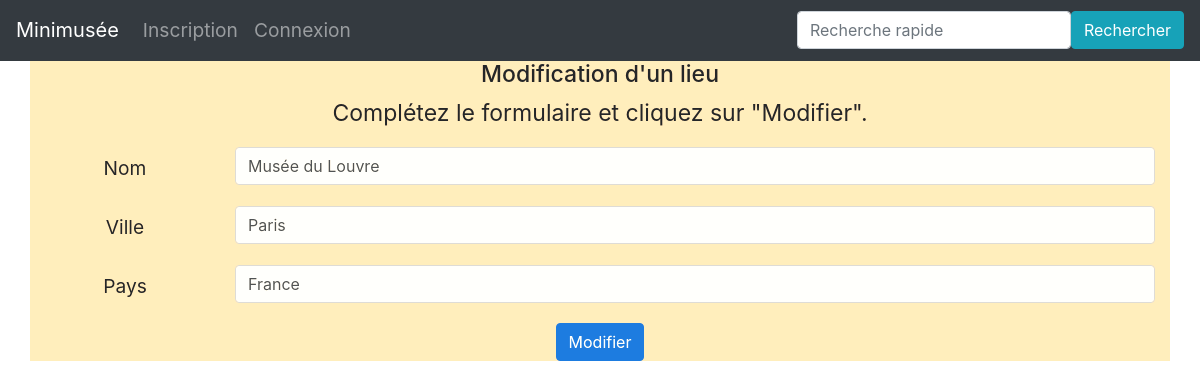
The app's page /modifier_lieu/1 with its own data.
### app/models/donnees.py (models this page shows, shortened)
class Lieu(db.Model):
    __tablename__ = 'Lieu'
    lieu_id = db.Column(db.Integer, unique=True, nullable=False, autoincrement=True, primary_key=True)
    lieu_nom = db.Column(db.Text, nullable=False)
    lieu_ville = db.Column(db.Text)
    lieu_pays = db.Column(db.Text)
    oeuvres = db.relationship("Oeuvre", backref="lieu", lazy="dynamic")

### app/routes/generic.py (the view)
@login_required
@app.route("/modifier_lieu/<int:id_lieu>", methods=["GET", "POST"])
def modifier_lieu(id_lieu):
    lieu = Lieu.query.filter(Lieu.lieu_id == id_lieu).first()
    oeuvres = [Oeuvre.query.filter(Oeuvre.oeuvre_id == oeuvre.oeuvre_id).first() for oeuvre in
                Oeuvre.query.filter(Oeuvre.lieu_conservation == lieu.lieu_id).all()]
    if request.method == "POST":
        statut, donnees = Lieu.modification_lieu(
            nom=request.form.get("nom", None),
            ville=request.form.get("ville", None),
            pays=request.form.get("pays", None),
            id_lieu=id_lieu
        )
        if statut is True:
            flash("Modification effectuée", "success")
            return redirect(url_for("modifier_lieu", id_lieu=id_lieu))
        else:
            flash("Les erreurs suivantes ont été rencontrées : " + ",".join(donnees), "error")
            return render_template("pages/modifier_lieu.html", titre="Modification d'un lieu", lieu=lieu, oeuvres=oeuvres)
    else:
        return render_template("pages/modifier_lieu.html", titre="Modification d'un lieu", lieu=lieu, oeuvres=oeuvres)

### app/templates/pages/modifier_lieu.html (shortened to what this page needs)
{% extends "conteneur.html" %}
{% block corps %}
<h1>Modification d'un lieu</h1>
<p>Complétez le formulaire et cliquez sur "Modifier".</p>
<form class="form" method="POST" action="{{url_for("modifier_lieu", id_lieu=lieu.lieu_id)}}">
  <div class="form-group row">
    <label for="modification-lieu-nom" class="col-sm-2 col-form-label">Nom</label>
    <div class="col-sm-10">
      <input type="text" class="form-control" id="modification-lieu-nom" name="nom" placeholder="Ex. Musée d'Orsay" value="{{lieu.lieu_nom}}">
    </div>
  </div>
   <div class="form-group row">
    <label for="modification-lieu-ville" class="col-sm-2 col-form-label">Ville</label>
    <div class="col-sm-10">
      <input type="text" class="form-control" id="modification-lieu-ville" name="ville" placeholder="ex. Paris" value="{{lieu.lieu_ville}}">
    </div>
  </div>
    <div class="form-group row">
    <label for="modification-lieu-pays" class="col-sm-2 col-form-label">Pays</label>
    <div class="col-sm-10">
      <input type="text" class="form-control" id="modification-lieu-pays" name="pays" placeholder="ex. France" value="{{lieu.lieu_pays}}">
    </div>
  </div>
  <div>
    <button type="submit" class="btn btn-primary">Modifier</button>
  </div>
</form>
{% endblock %}

### app/statics/css/styles.css (style rules this page uses)
h1 { text-align: center; font-size: larger; }
body { text-align: center; font-size: larger; }
p { text-align: center; font-size: larger; }

### records on screen
Lieu: nom "Musée du Louvre", ville "Paris", pays "France"
